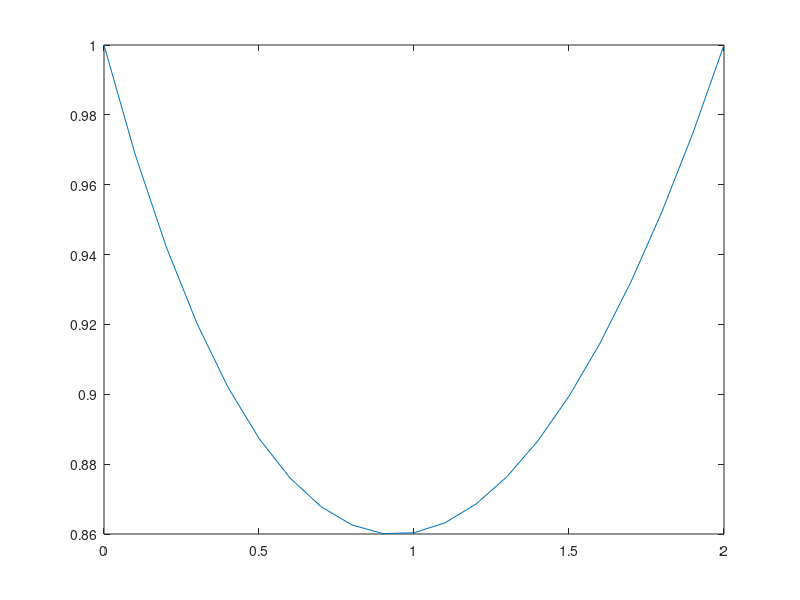

The MATLAB script that drew this image:

clear all;

a = 0;
b=2;
alpha =1;       %BC at a
beta=1;         %BC at b
e = 10^(-6);    %Tolerance
c=0.75;

h = 0.1;       %Step size
N = (b-a)/h;   %Number of iteration
x = a:h:b;     % X interval

%Setting up matrix A
upperdiag  = ones(1,N-2);
subdiag  = ones(1,N-2);
maindiag = -2*ones(1,N-1);

%Matrix A
A1 = diag(upperdiag,-1)+diag(maindiag)+diag(subdiag,1);
I = c*eye(N-1)*h^2;
A = A1 - I;

%The non-linear function
f = @(x,y) y.^2/(x+2);

%Intial condition
y0 = ones(N-1,1);

for k = 1:N-1
    
    for j = 1:N-1
        if j ==1
            r(j,1)= h^2*f(x(j),y0(j))-alpha;
        elseif j == N-1
            r(j,1)= h^2*f(x(j),y0(j))-beta;
        else
            r(j,1)= h^2*f(x(j),y0(j));
        end           
    end
     
     y11 = (A - c*I*h^2)\(r - c*h^2*y0);
      
      if norm(y11 - y0) <= e
          break
      end
      
     y0 = y11;
     disp(k)
end

y = [alpha;y11;beta];

%Plot solution
plot(x,y)














% 
% clear all;
% 
% a = 0;
% b=2;
% alpha =1;       %BC at a
% beta=1;         %BC at b
% e = 10^(-6);    %Tolerance
% 
% h = 0.1;       %Step size
% N = (b-a)/h;   %Number of iteration
% x = a:h:b;     % X interval
% 
% %Setting up matrix A
% upperdiag  = ones(1,N-2);
% subdiag  = ones(1,N-2);
% maindiag = -2*ones(1,N-1);
% 
% %Matrix A
% A = diag(upperdiag,-1)+diag(maindiag)+diag(subdiag,1);
% 
% %The non-linear function
% f = @(x,y) y.^2/(x+2);
% 
% %Intial condition
% y0 = [alpha;ones(N-1,1);beta];
% 
% for k = 1:N-1
%     
%     for j = 1:N-1
%         if j ==1
%             r(j,1)= h^2*f(x(j),y0(j))-alpha;
%         elseif j == N-1
%             r(j,1)= h^2*f(x(j),y0(j))-beta;
%         else
%             r(j,1)= h^2*f(x(j),y0(j));
%         end           
%     end
%     
%       y11 = A\r;
%       
%       y1 = [alpha;y11;beta];
%       
%       if norm(y1 - y0) < e
%          break
%       end
%       
%      y0 = y1;
% end
% %y1 = [alpha;y11;beta];
% 
% %Plot solution
% plot(x,y0)






